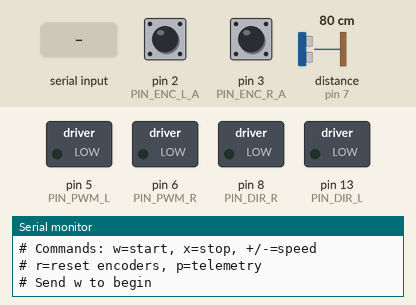
The sketch below on a simulated Arduino Uno, built with avr-gcc and run on an emulated ATmega328P. On the bench: switched loads named in the sketch (green lamp = pin HIGH), the last lines printed to the serial monitor. Wiring (inferred from the names in the program): ultrasonic range finder: trigger pin 9; echo pin 7. The inputs (shaded band) are chosen by the test bench; at power-on: distance to the obstacle (sensor on pin 7) 80 cm, pin 2 (PIN_ENC_L_A) HIGH, pin 3 (PIN_ENC_R_A) HIGH. The echo pulse lasts 58.3 µs per cm; pins used as bus, display or sensor lines are not drawn.

Above: at 1.2 s.
1.3 s: "w" received over Serial
At 1.54 s:
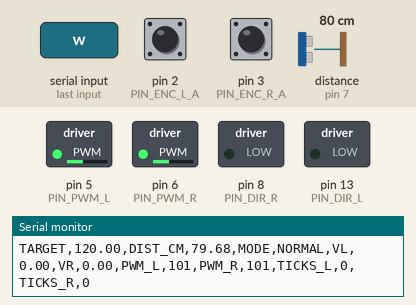
At 2.9 s:
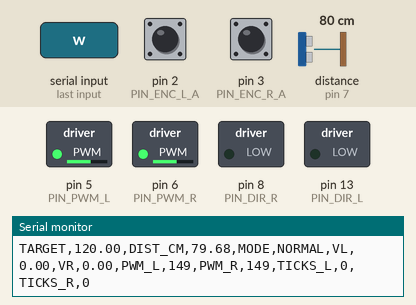
4.3 s: distance to the obstacle (sensor on pin 7) set to 45 cm
7.3 s: distance to the obstacle (sensor on pin 7) set to 36 cm
10.3 s: byte 32 (' ') received over Serial
Timing chart, 0 to 13.3 s (numbered marks = the images above; inputs shaded):
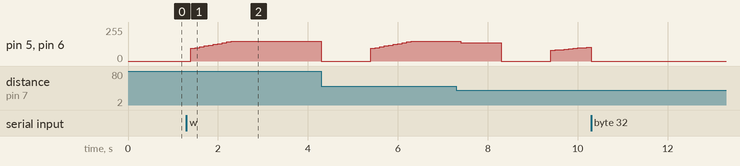

Measured:
- after the input at 1.3 s, pin 5 (PIN_PWM_L), pin 6 (PIN_PWM_R): rises from 0/255 to 149/255 in 0.90 s, then falls to 0/255 in 2.0 s

The sketch:

stage3c_obstacle_safety_stop.ino
```cpp
#include <Arduino.h>

// ============================================================
// TI-RSLK MAX - STAGE 3C
// CLOSED-LOOP CONTROL + THREE STOPS + OBSTACLE SLOWDOWN + SAFETY STOP
//
// Sequence:
//   Drive for 3 seconds
//   Stop for 1 second
//   Repeat until three stops are completed, then continue driving
//   straight indefinitely until the user sends x.
//
// Obstacle behaviour:
//   Distance <= 40 cm: reduce speed to 60 mm/s
//   Distance <= 15 cm: stop both motors
//   Safety stop clears at >= 20 cm
//   Slow mode clears at >= 50 cm
//   The 3-second driving timer pauses during a safety stop.
//
// Serial commands:
//   w = Start/restart sequence
//   x = Stop and cancel
//   + = Increase normal target speed
//   - = Decrease normal target speed
//   r = Reset encoder counts
//   p = Toggle telemetry
//   After the third 1-second stop, the robot continues straight.
//   x = Stop the robot at any time.
// ============================================================

// -------------------- MOTOR PINS ----------------------------

const uint8_t PIN_PWM_L   = 5;
const uint8_t PIN_DIR_L   = 13;
const uint8_t PIN_PWM_R   = 6;
const uint8_t PIN_DIR_R   = 8;

const uint8_t PIN_SLEEP_L = 10;
const uint8_t PIN_SLEEP_R = 11;

// -------------------- ENCODER PINS --------------------------

const uint8_t PIN_ENC_L_A = 2;
const uint8_t PIN_ENC_L_B = 4;

const uint8_t PIN_ENC_R_A = 3;
const uint8_t PIN_ENC_R_B = 12;

const bool LEFT_MOTOR_INVERTED  = false;
const bool RIGHT_MOTOR_INVERTED = false;

const bool LEFT_ENC_INVERTED  = true;
const bool RIGHT_ENC_INVERTED = false;

// -------------------- ULTRASONIC PINS -----------------------

const uint8_t TRIG_PIN = 9;
const uint8_t ECHO_PIN = 7;

// -------------------- WHEEL PARAMETERS ----------------------

const float WHEEL_DIAMETER_MM = 70.0f;
const float COUNTS_PER_REV = 720.0f;

const float MM_PER_TICK =
  (PI * WHEEL_DIAMETER_MM) / COUNTS_PER_REV;

// -------------------- PI CONTROLLER -------------------------

float KP = 0.20f;
float KI = 0.50f;

float targetSpeed = 120.0f;

const float OBSTACLE_SPEED = 60.0f;

const float BASE_PWM = 65.0f;

const int PWM_MIN = 0;
const int PWM_MAX = 150;

const float INTEGRAL_LIMIT = 60.0f;

// -------------------- OBSTACLE SETTINGS ---------------------

const float OBSTACLE_DETECT_CM = 40.0f;
const float OBSTACLE_CLEAR_CM = 50.0f;

const float SAFETY_STOP_CM = 15.0f;
const float SAFETY_RESUME_CM = 20.0f;

const uint32_t SENSOR_INTERVAL_MS = 100;
const uint32_t ECHO_TIMEOUT_US = 25000;

float distanceCm = -1.0f;

bool obstacleDetected = false;
bool safetyStopActive = false;

// Used to pause the 3-second driving timer only when a safety
// stop interrupts the DRIVING state.
bool safetyStopPausedDriveTimer = false;
uint32_t safetyStopStartMs = 0;

uint32_t lastSensorReadMs = 0;

// -------------------- SEQUENCE TIMING -----------------------

const uint32_t DRIVE_DURATION_MS = 3000;
const uint32_t STOP_DURATION_MS = 1000;

const uint8_t TOTAL_STOPS = 3;

// -------------------- CONTROL TIMING ------------------------

const uint32_t CONTROL_INTERVAL_MS = 100;
const uint32_t TELEMETRY_INTERVAL_MS = 200;

// -------------------- ENCODER COUNTS ------------------------

volatile long ticksL = 0;
volatile long ticksR = 0;

void isrLeft() {

  int8_t d =
    (digitalRead(PIN_ENC_L_A) != digitalRead(PIN_ENC_L_B))
    ? 1 : -1;

  ticksL += LEFT_ENC_INVERTED ? -d : d;
}

void isrRight() {

  int8_t d =
    (digitalRead(PIN_ENC_R_A) != digitalRead(PIN_ENC_R_B))
    ? 1 : -1;

  ticksR += RIGHT_ENC_INVERTED ? -d : d;
}

long readTicks(volatile long &counter) {

  noInterrupts();
  long value = counter;
  interrupts();

  return value;
}

// -------------------- MOTOR OUTPUT VARIABLES ----------------

int pwmL = 0;
int pwmR = 0;

// -------------------- MOTOR CONTROL -------------------------

void driveMotor(
  uint8_t pwmPin,
  uint8_t dirPin,
  bool inverted,
  int pwm
) {

  pwm = constrain(pwm, -255, 255);

  if (pwm == 0) {
    analogWrite(pwmPin, 0);
    return;
  }

  bool forward = (pwm > 0) != inverted;

  digitalWrite(dirPin, forward ? LOW : HIGH);
  analogWrite(pwmPin, abs(pwm));
}

void stopMotors() {

  pwmL = 0;
  pwmR = 0;

  driveMotor(
    PIN_PWM_L,
    PIN_DIR_L,
    LEFT_MOTOR_INVERTED,
    0
  );

  driveMotor(
    PIN_PWM_R,
    PIN_DIR_R,
    RIGHT_MOTOR_INVERTED,
    0
  );
}

// -------------------- PI CONTROLLER -------------------------

float integralL = 0.0f;
float integralR = 0.0f;

int calculatePI(
  float target,
  float measured,
  float &integral,
  float dt
) {

  float error = target - measured;

  float candidateIntegral =
    integral + KI * error * dt;

  candidateIntegral = constrain(
    candidateIntegral,
    -INTEGRAL_LIMIT,
    INTEGRAL_LIMIT
  );

  float output =
    BASE_PWM + KP * error + candidateIntegral;

  float limitedOutput = constrain(
    output,
    (float)PWM_MIN,
    (float)PWM_MAX
  );

  if (output == limitedOutput ||
      (output > PWM_MAX && error < 0) ||
      (output < PWM_MIN && error > 0)) {

    integral = candidateIntegral;
  }

  return (int)constrain(
    limitedOutput,
    (float)PWM_MIN,
    (float)PWM_MAX
  );
}

// -------------------- ULTRASONIC MEASUREMENT ----------------

float readDistanceCm() {

  digitalWrite(TRIG_PIN, LOW);
  delayMicroseconds(2);

  digitalWrite(TRIG_PIN, HIGH);
  delayMicroseconds(10);
  digitalWrite(TRIG_PIN, LOW);

  unsigned long duration = pulseIn(
    ECHO_PIN,
    HIGH,
    ECHO_TIMEOUT_US
  );

  if (duration == 0) {
    return -1.0f;
  }

  return (duration * 0.0343f) / 2.0f;
}

// -------------------- ROBOT STATE MACHINE -------------------

enum RobotState {
  IDLE,
  DRIVING,
  STOPPED,
  FINISHED
};

RobotState robotState = IDLE;

uint8_t completedStops = 0;

uint32_t stateStartMs = 0;
uint32_t lastControlMs = 0;
uint32_t lastTelemetryMs = 0;

long previousTicksL = 0;
long previousTicksR = 0;

float velocityL = 0.0f;
float velocityR = 0.0f;

bool telemetryOn = true;

// -------------------- OBSTACLE DETECTION --------------------

void updateObstacleDetection() {

  uint32_t now = millis();

  if (now - lastSensorReadMs < SENSOR_INTERVAL_MS) {
    return;
  }

  lastSensorReadMs = now;
  distanceCm = readDistanceCm();

  // A missing echo is NOT treated as a clear path.
  // If the safety stop is active, the robot remains stopped
  // until a valid reading reaches the resume threshold.

  if (distanceCm >= 0.0f) {

    // Enter safety-stop mode at 15 cm or closer.
    if (!safetyStopActive && distanceCm <= SAFETY_STOP_CM) {

      safetyStopActive = true;
      safetyStopStartMs = now;
      safetyStopPausedDriveTimer = (robotState == DRIVING);

      stopMotors();

      integralL = 0.0f;
      integralR = 0.0f;
      velocityL = 0.0f;
      velocityR = 0.0f;

      previousTicksL = readTicks(ticksL);
      previousTicksR = readTicks(ticksR);

      Serial.println();
      Serial.println(F("# SAFETY STOP - obstacle at 15 cm or closer"));
      Serial.println(F("# Motors stopped; waiting for at least 20 cm clearance"));
    }

    // Resume only after a valid reading reaches 20 cm.
    else if (safetyStopActive && distanceCm >= SAFETY_RESUME_CM) {

      safetyStopActive = false;

      if (safetyStopPausedDriveTimer && robotState == DRIVING) {
        // Exclude the safety-stop duration from the 3-second
        // active driving interval.
        stateStartMs += (now - safetyStopStartMs);
      }

      safetyStopPausedDriveTimer = false;

      integralL = 0.0f;
      integralR = 0.0f;
      velocityL = 0.0f;
      velocityR = 0.0f;

      previousTicksL = readTicks(ticksL);
      previousTicksR = readTicks(ticksR);
      lastControlMs = now;

      Serial.println();
      Serial.println(F("# SAFETY STOP CLEARED"));
      Serial.println(F("# Resuming motion if sequence is active"));
    }

    // Enter reduced-speed mode.
    if (!obstacleDetected &&
        distanceCm <= OBSTACLE_DETECT_CM) {

      obstacleDetected = true;

      Serial.println();
      Serial.println(F("# OBSTACLE DETECTED"));
      Serial.println(F("# Reducing target speed to 60 mm/s"));
    }

    // Exit reduced-speed mode only after a valid clear reading.
    else if (obstacleDetected &&
             distanceCm >= OBSTACLE_CLEAR_CM) {

      obstacleDetected = false;

      Serial.println();
      Serial.println(F("# PATH CLEAR"));
      Serial.println(F("# Restoring normal speed"));
    }
  }
}

// -------------------- ACTIVE TARGET SPEED ------------------

float getActiveTargetSpeed() {

  if (obstacleDetected) {
    return min(targetSpeed, OBSTACLE_SPEED);
  }

  return targetSpeed;
}


// -------------------- RESET DRIVE CONTROLLER ---------------

void resetDriveController() {

  integralL = 0.0f;
  integralR = 0.0f;

  pwmL = 0;
  pwmR = 0;

  previousTicksL = readTicks(ticksL);
  previousTicksR = readTicks(ticksR);

  velocityL = 0.0f;
  velocityR = 0.0f;

  lastControlMs = millis();
}

// -------------------- START SEQUENCE ------------------------

void startSequence() {

  stopMotors();

  completedStops = 0;

  resetDriveController();

  robotState = DRIVING;
  stateStartMs = millis();

  Serial.println();
  Serial.println(F("# Stage 3C sequence started"));
  Serial.println(F("# Normal speed: 120 mm/s"));
  Serial.println(F("# Obstacle speed: 60 mm/s"));
  Serial.println(F("# Safety stop: 15 cm; resume: 20 cm"));
}

// -------------------- CANCEL SEQUENCE -----------------------

void cancelSequence() {

  stopMotors();

  integralL = 0.0f;
  integralR = 0.0f;

  robotState = IDLE;
  completedStops = 0;

  velocityL = 0.0f;
  velocityR = 0.0f;

  Serial.println(F("# Sequence cancelled - robot stopped"));
}

// -------------------- STATE MACHINE UPDATE ------------------

void updateSequence(uint32_t now) {

  if (robotState == DRIVING &&
      !safetyStopActive &&
      now - stateStartMs >= DRIVE_DURATION_MS) {

    stopMotors();

    integralL = 0.0f;
    integralR = 0.0f;

    velocityL = 0.0f;
    velocityR = 0.0f;

    completedStops++;

    robotState = STOPPED;
    stateStartMs = now;

    Serial.print(F("# Stop "));
    Serial.print(completedStops);
    Serial.println(F(" of 3 - waiting 1 second"));
  }

  else if (robotState == STOPPED &&
           now - stateStartMs >= STOP_DURATION_MS) {

    if (completedStops < TOTAL_STOPS) {

      resetDriveController();

      robotState = DRIVING;
      stateStartMs = now;

      Serial.println(F("# Resuming forward movement"));
    }

    else {

      // The three-stop requirement is complete. Do not stop the
      // robot permanently: reset the PI controller and continue
      // driving straight at the currently selected target speed.
      resetDriveController();
      robotState = FINISHED;

      Serial.println();
      Serial.println(F("# ==============================="));
      Serial.println(F("# THREE-STOP SEQUENCE COMPLETED"));
      Serial.println(F("# Continuing straight at target speed"));
      Serial.println(F("# Obstacle slowdown and safety stop remain active"));
      Serial.println(F("# Press x to stop the robot"));
      Serial.println(F("# ==============================="));
    }
  }
}

// -------------------- SERIAL COMMANDS -----------------------

void handleSerial() {

  while (Serial.available()) {

    char c = Serial.read();

    switch (c) {

      case 'w':
      case 'W':
        startSequence();
        break;

      case 'x':
      case 'X':
      case ' ':
        cancelSequence();
        break;

      case '+':
      case '=':
        targetSpeed = min(250.0f, targetSpeed + 10.0f);

        Serial.print(F("# Normal target speed: "));
        Serial.println(targetSpeed);
        break;

      case '-':
      case '_':
        targetSpeed = max(40.0f, targetSpeed - 10.0f);

        Serial.print(F("# Normal target speed: "));
        Serial.println(targetSpeed);
        break;

      case 'r':
      case 'R':

        noInterrupts();
        ticksL = 0;
        ticksR = 0;
        interrupts();

        previousTicksL = 0;
        previousTicksR = 0;

        Serial.println(F("# Encoder counts reset"));
        break;

      case 'p':
      case 'P':
        telemetryOn = !telemetryOn;

        Serial.print(F("# Telemetry "));
        Serial.println(telemetryOn ? F("ON") : F("OFF"));
        break;
    }
  }
}

// -------------------- SETUP ---------------------------------

void setup() {

  Serial.begin(115200);

  pinMode(PIN_PWM_L, OUTPUT);
  pinMode(PIN_DIR_L, OUTPUT);

  pinMode(PIN_PWM_R, OUTPUT);
  pinMode(PIN_DIR_R, OUTPUT);

  pinMode(PIN_SLEEP_L, OUTPUT);
  pinMode(PIN_SLEEP_R, OUTPUT);

  analogWrite(PIN_PWM_L, 0);
  analogWrite(PIN_PWM_R, 0);

  digitalWrite(PIN_SLEEP_L, HIGH);
  digitalWrite(PIN_SLEEP_R, HIGH);

  pinMode(PIN_ENC_L_A, INPUT);
  pinMode(PIN_ENC_L_B, INPUT);

  pinMode(PIN_ENC_R_A, INPUT);
  pinMode(PIN_ENC_R_B, INPUT);

  attachInterrupt(
    digitalPinToInterrupt(PIN_ENC_L_A),
    isrLeft,
    CHANGE
  );

  attachInterrupt(
    digitalPinToInterrupt(PIN_ENC_R_A),
    isrRight,
    CHANGE
  );

  pinMode(TRIG_PIN, OUTPUT);
  pinMode(ECHO_PIN, INPUT);

  digitalWrite(TRIG_PIN, LOW);

  lastControlMs = millis();
  lastTelemetryMs = millis();
  lastSensorReadMs = millis();

  Serial.println();
  Serial.println(F("# TI-RSLK MAX - Stage 3C"));
  Serial.println(F("# PI control + three stops + obstacle slowdown + safety stop"));
  Serial.println(F("# HC-SR04: TRIG D9 | ECHO D7"));
  Serial.println(F("# Slow down at: 40 cm"));
  Serial.println(F("# Safety stop at: 15 cm or closer"));
  Serial.println(F("# Safety resume at: 20 cm or farther"));
  Serial.println(F("# Return to normal speed at: 50 cm or farther"));
  Serial.println(F("# Commands: w=start, x=stop, +/-=speed"));
  Serial.println(F("# r=reset encoders, p=telemetry"));
  Serial.println(F("# Send w to begin"));
}

// -------------------- MAIN LOOP -----------------------------

void loop() {

  handleSerial();

  uint32_t now = millis();

  // Continuously monitor the ultrasonic sensor.
  updateObstacleDetection();

  // Update three-stop sequence.
  updateSequence(now);

  // PI control during the timed sequence AND after the three-stop
  // sequence has completed. FINISHED means continuous-drive mode.
  if ((robotState == DRIVING || robotState == FINISHED) &&
      !safetyStopActive) {

    now = millis();

    if (now - lastControlMs >= CONTROL_INTERVAL_MS) {

      float dt = (now - lastControlMs) / 1000.0f;
      lastControlMs = now;

      long currentL = readTicks(ticksL);
      long currentR = readTicks(ticksR);

      long deltaL = currentL - previousTicksL;
      long deltaR = currentR - previousTicksR;

      previousTicksL = currentL;
      previousTicksR = currentR;

      velocityL = (deltaL * MM_PER_TICK) / dt;
      velocityR = (deltaR * MM_PER_TICK) / dt;

      float activeTargetSpeed = getActiveTargetSpeed();

      pwmL = calculatePI(
        activeTargetSpeed,
        velocityL,
        integralL,
        dt
      );

      pwmR = calculatePI(
        activeTargetSpeed,
        velocityR,
        integralR,
        dt
      );

      driveMotor(
        PIN_PWM_L,
        PIN_DIR_L,
        LEFT_MOTOR_INVERTED,
        pwmL
      );

      driveMotor(
        PIN_PWM_R,
        PIN_DIR_R,
        RIGHT_MOTOR_INVERTED,
        pwmR
      );
    }
  }

  // ---------------- TELEMETRY ----------------

  now = millis();

  if (telemetryOn &&
      (robotState == DRIVING || robotState == STOPPED ||
       robotState == FINISHED) &&
      now - lastTelemetryMs >= TELEMETRY_INTERVAL_MS) {

    lastTelemetryMs = now;

    Serial.print(F("TARGET,"));
    Serial.print(safetyStopActive ? 0.0f : getActiveTargetSpeed());

    Serial.print(F(",DIST_CM,"));

    if (distanceCm < 0.0f) {
      Serial.print(F("NO_ECHO"));
    }
    else {
      Serial.print(distanceCm, 2);
    }

    Serial.print(F(",MODE,"));
    if (safetyStopActive) {
      Serial.print(F("SAFETY_STOP"));
    }
    else if (robotState == FINISHED) {
      Serial.print(obstacleDetected ? F("CONTINUOUS_SLOW") : F("CONTINUOUS_NORMAL"));
    }
    else {
      Serial.print(obstacleDetected ? F("SLOW") : F("NORMAL"));
    }

    Serial.print(F(",VL,"));
    Serial.print(velocityL);

    Serial.print(F(",VR,"));
    Serial.print(velocityR);

    Serial.print(F(",PWM_L,"));
    Serial.print(pwmL);

    Serial.print(F(",PWM_R,"));
    Serial.print(pwmR);

    Serial.print(F(",TICKS_L,"));
    Serial.print(readTicks(ticksL));

    Serial.print(F(",TICKS_R,"));
    Serial.println(readTicks(ticksR));
  }
}
```
